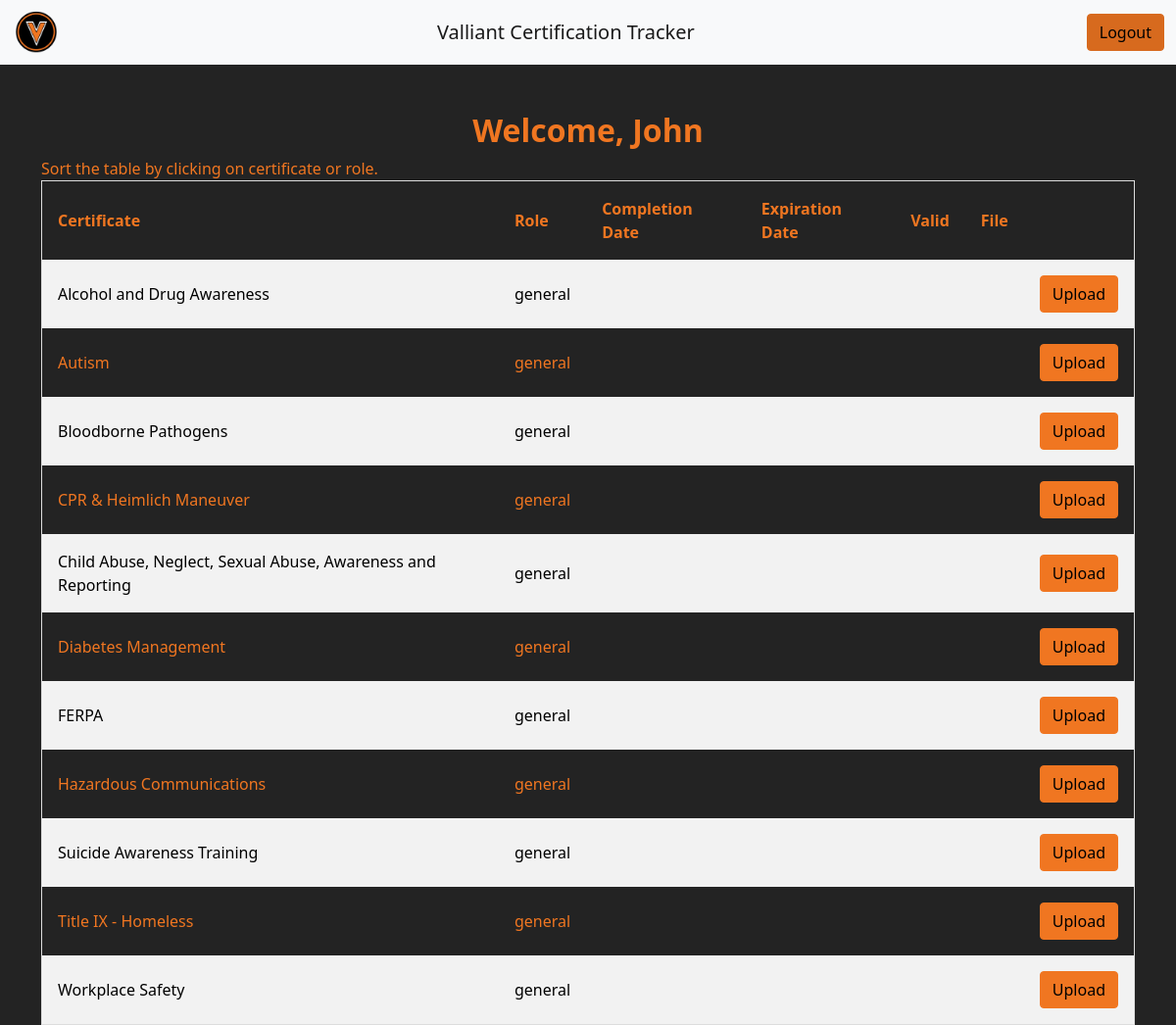
Page /accounts/dashboard/ (signed in) on the committed database.
### users/models.py (models this page shows, shortened)
class Certificate(models.Model):
    certificate_name = models.CharField('Name', blank=True, max_length=250, default='', unique=True)
    is_published = models.BooleanField('Published', default=False)
    exp_interval = models.IntegerField('Expiration interval in days', blank = True, null = True, default=0)
    is_limited = models.BooleanField('Time Limited', default=True)
    def __str__(self):
        return self.certificate_name

class Role(models.Model):
    role_name = models.CharField('Role', null=True, blank=True, max_length=250, default='', unique=True)
    certificates_list = models.ManyToManyField(Certificate, blank=True)
    def __str__(self):
        return self.role_name
    class Meta:
        verbose_name = "Role"
        verbose_name_plural = "Roles"

### users/views.py (the view)
# urls.py: path('dashboard/', views.dashboardView, name = "dashboard"),
@login_required
def dashboardView(request):
    profile = Profile.objects.all()
    images  = Images.objects.all()
    form = ImageForm(request.POST, request.FILES)
    if request.method == 'POST':
        if form.is_valid():
            form.instance.profile = request.user.profile
            form.instance.certification_due_date =  form.instance.getDueDate()
            form.instance.is_valid = form.instance.isValid()
            form.save()
            return redirect("dashboard")
    else:
        form = ImageForm()
    return render(request, 'dashboard.html', {'form': form, 'profiles': profile, 'images': images})

### users/Templates/dashboard.html (shortened to what this page needs)
{% extends 'base_dashboard.html' %}

### users/Templates/base_dashboard.html (shortened to what this page needs)
{% extends 'index.html' %}
{% block  content %}
    <center><h2 style="color: #F07621;"><strong>Welcome, {{user.username}}</strong></h2></center>
    {% if user.is_superuser %}
      {% block adminContent %}
        {% comment %} content from dashboard.html {% endcomment %}
      {% endblock %}
    {% else %}
    <div class="container">
      <div style="color: #F07621;">Sort the table by clicking on certificate or role.</div>
        <table id="myTable">
            <tr>
                <th onclick="sortTable(0)">Certificate</th>
                <th onclick="sortTable(1)">Role</th>
                <th>Completion Date</th>
                <th>Expiration Date</th>
                <th>Valid</th>
                <th>File</th>
                <th></th>
            </tr>
            {% for profile in profiles %}
                {% if profile.profile_name.username == user.username %}
                    {% for role in profile.roles_list.all %}
                        {% for cert in role.certificates_list.all %}
                            {% if cert.is_published %}
                                <tr>
                                    <td>{{cert}}</td>
                                    <td>{{role}}</td>
                                    <td>
                                    </td>
                                    <td>
                                  </td>
                                  <td>
                                </td>
                                    <td>
                                    </td>
                                    <td>
                                      {% if profile.is_active %}
                                        <button type="button" class="btn btn-primary" data-bs-toggle="modal" data-bs-target="#myModal">Upload </button></div>
                                        <div class="modal fade" id="myModal">
                                        {% endif %}
                            {% endif %}
                        {% endfor %}
                    {% endfor %}
                {% endif %}
            {% endfor %}
    </div>
    {% endif %}
{% endblock %}

### users/Templates/index.html (shortened to what this page needs)
<!DOCTYPE html>
{% load static %}
<html>
<head>
    <link rel="stylesheet" href="{% static 'home/css/bootstrap.css' %}" type="text/css"/>
    <link rel="stylesheet" href="{% static 'layouts.css' %}" type="text/css"/>
</head>
<body style="background-color: #232323;">
    <nav class="navbar navbar-expand-lg sticky-top navbar-light bg-light">
        <div class="container-fluid">
            <img src="{% static 'Logo1.png' %}" alt="" width="50" height="50">
            <a class="navbar-brand" href = "{% url 'home' %}">Valliant Certification Tracker </a>
            {% if user.is_authenticated %}
            <button class="btn btn-outline-success">
                <a href = "{% url 'home' %}" style="color: black; text-decoration: none;">Logout</a>
            </button>
            {% endif %}
        </div>
    </nav>
    <br/>
    <br/>
    {% block content %}{% endblock %}
</body>
</html>

### users/Templates/base_dashboard.html (style rules this page uses)
table { border-spacing: 0; width: 100%; border: 1px solid #ddd; }
th { cursor: pointer; }
th, td { text-align: left; padding: 16px; }
tr:nth-child(even) { background-color: #f2f2f2; color: black; }
tr:nth-child(odd) { color: #F07621; }

### rows in the picture
Role: role_name "general"
Certificate: certificate_name "Alcohol and Drug Awareness"
Certificate: certificate_name "Autism"
Certificate: certificate_name "Bloodborne Pathogens"
Certificate: certificate_name "CPR & Heimlich Maneuver"
Certificate: certificate_name "Child Abuse, Neglect, Sexual Abuse, Awareness and Reporting"
Certificate: certificate_name "Diabetes Management"
Certificate: certificate_name "FERPA"
Certificate: certificate_name "Hazardous Communications"
Certificate: certificate_name "Suicide Awareness Training"
Certificate: certificate_name "Title IX - Homeless"
Certificate: certificate_name "Workplace Safety"

### other values in the picture
{{ user.username }} "John"
